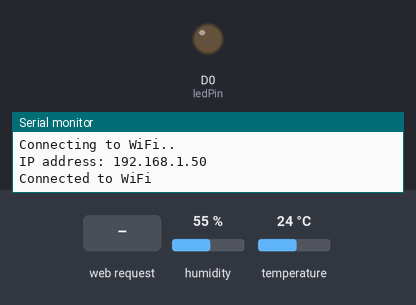
Simulated run of this sketch. Board: ESP8266 (NodeMCU). On the bench: output pins drawn as LEDs (lit = HIGH), the last lines printed to the serial monitor. Inputs (shaded band) come from the test bench; at power-on: humidity 55 %, temperature 24 °C. WiFi joins after 1.5 s; servers stay silent unless stated.

Above: at 2.7 s.
2.8 s: HTTP request GET /1 received
At 4.9 s:
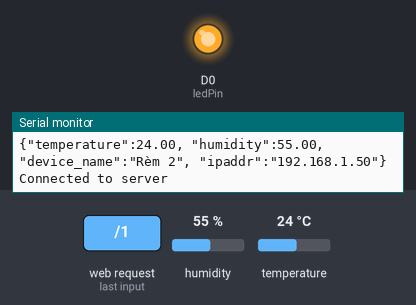
6.1 s: HTTP request GET /0 received
At 9.4 s:
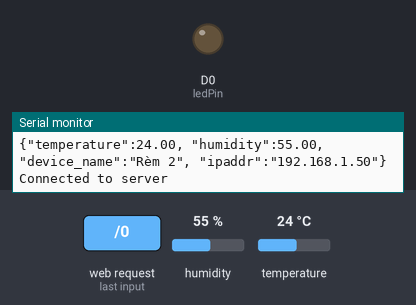
Timing chart, 0 to 10.9 s (numbered marks = the images above; inputs shaded):
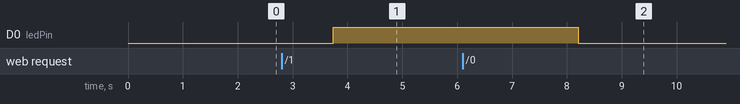

Measured:
- after the input at 2.8 s, D0 (ledPin): LOW → HIGH after 0.94 s
- after the input at 6.1 s, D0 (ledPin): HIGH → LOW after 2.1 s

The sketch:

dikhoemyling.ino
```cpp
#include <ESP8266WiFi.h>
#include <WiFiClient.h>
#include <ESP8266HTTPClient.h>
#include <Adafruit_Sensor.h>
#include <DHT.h>
#include <ESP8266WebServer.h>

#define DHTPIN 5     // Định nghĩa chân kết nối DHT22
#define DHTTYPE DHT22 // Loại cảm biến DHT

const char* ssid = "KhueTorres"; // Tên WiFi
const char* password = "04021995"; // Mật khẩu WiFi
const char* serverAddress = "192.168.100.4"; // Địa chỉ server Django
IPAddress IP;

ESP8266WebServer server(80);

DHT dht(DHTPIN, DHTTYPE);

int ledPin = D0; // Chân kết nối đèn LED

void setup() {
  pinMode(ledPin, OUTPUT); // Thiết lập chân kết nối đèn LED
  Serial.begin(9600);
  dht.begin();

  WiFi.begin(ssid, password);

  while (WiFi.status() != WL_CONNECTED) {
    delay(100);
    Serial.println("Connecting to WiFi..");
  }

  server.on("/", handleRoot);
  server.on("/0", turnOff);
  server.on("/1", turnOn);

  Serial.print("IP address: ");
  Serial.println(WiFi.localIP()); // In địa chỉ IP trong Serial Monitor
  IP = WiFi.localIP();

  Serial.println("Connected to WiFi");
}

void loop() {
  delay(2000);

  float humidity = dht.readHumidity();
  float temperature = dht.readTemperature();
  String device_name = "Rèm 2";

  if (isnan(humidity) || isnan(temperature)) {
    Serial.println("Failed vto read from DHT sensor");
    return;
  }

  // Tạo JSON payload
  String data = "{\"temperature\":" + String(temperature) + ", \"humidity\":" + String(humidity) + ", \"device_name\":\"" + device_name + "\", \"ipaddr\":\"" + IP.toString() + "\"}";
  Serial.println(data);
  //delay(2000);

  WiFiClient client;
  if (client.connect(serverAddress, 8000)) {
    Serial.println("Connected to server");
    // HTTPClient http;
    // http.addHeader("Content-Type", "application/raw");
    // http.begin(client, serverAddress, 8000, "/addData/");
    // int httpResponseCode = http.POST(data);
    // Serial.println(httpResponseCode);
    client.print("POST ");
    client.print("/addData/");
    client.println(" HTTP/1.1");
    client.println("Host: 172.20.10.5"); // Thay thế bằng tên miền hoặc địa chỉ IP của máy chủ
    client.println("Content-Type: application/json");
    client.print("Content-Length: ");
    client.println(data.length());
    client.println();
    client.print(data);
  }else {
    Serial.print("Fail to connect");
  }
    server.handleClient();

}

void handleRoot() {
  server.send(200, "text/html", "Welcome to LED control");
}

void turnOn() {
  digitalWrite(ledPin, HIGH); // Bật đèn
  server.send(200, "text/html", "LED turned on");
}

void turnOff() {
  digitalWrite(ledPin, LOW); // Tắt đèn
  server.send(200, "text/html", "LED turned off");
}
```
